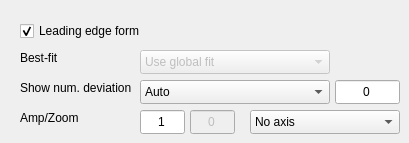
     <widget class="QWidget" name="leadingEdge">
      <attribute name="title">
       <string>Leading edge</string>
      </attribute>
      <widget class="QCheckBox" name="formLECheckBox">
       <property name="enabled">
        <bool>true</bool>
       </property>
       <property name="geometry">
        <rect>
         <x>20</x>
         <y>20</y>
         <width>191</width>
         <height>22</height>
        </rect>
       </property>
       <property name="text">
        <string>Leading edge form</string>
       </property>
       <property name="checked">
        <bool>true</bool>
       </property>
      </widget>
      <widget class="QLabel" name="bestFitLabel_2">
       <property name="geometry">
        <rect>
         <x>20</x>
         <y>50</y>
         <width>61</width>
         <height>16</height>
        </rect>
       </property>
       <property name="text">
        <string>Best-fit</string>
       </property>
      </widget>
      <widget class="QComboBox" name="bestFitComboBox_2">
       <property name="enabled">
        <bool>false</bool>
       </property>
       <property name="geometry">
        <rect>
         <x>140</x>
         <y>50</y>
         <width>190</width>
         <height>24</height>
        </rect>
       </property>
       <item>
        <property name="text">
         <string>Use global fit</string>
        </property>
       </item>
       <item>
        <property name="text">
         <string>Free fit (Form)</string>
        </property>
       </item>
       <item>
        <property name="text">
         <string>Translate fit (Form)</string>
        </property>
       </item>
       <item>
        <property name="text">
         <string>X only fit (Form)</string>
        </property>
       </item>
       <item>
        <property name="text">
         <string>Y only fit (Form)</string>
        </property>
       </item>
       <item>
        <property name="text">
         <string>Free fit (LSQ)</string>
        </property>
       </item>
       <item>
        <property name="text">
         <string>Translate fit (LSQ)</string>
        </property>
       </item>
       <item>
        <property name="text">
         <string>X only fit (LSQ)</string>
        </property>
       </item>
       <item>
        <property name="text">
         <string>Y only fit (LSQ)</string>
        </property>
       </item>
       <item>
        <property name="text">
         <string>No fit</string>
        </property>
       </item>
       <item>
        <property name="text">
         <string>CAV+Edge</string>
        </property>
       </item>
       <item>
        <property name="text">
         <string>Edge radius</string>
        </property>
       </item>
      </widget>
      <widget class="QLabel" name="scaleLabel_2">
       <property name="geometry">
        <rect>
         <x>20</x>
         <y>110</y>
         <width>121</width>
         <height>16</height>
        </rect>
       </property>
       <property name="text">
        <string>Amp/Zoom</string>
       </property>
      </widget>
      <widget class="QLineEdit" name="increaseLineEdit_2">
       <property name="enabled">
        <bool>false</bool>
       </property>
       <property name="geometry">
        <rect>
         <x>190</x>
         <y>110</y>
         <width>45</width>
         <height>24</height>
        </rect>
       </property>
       <property name="text">
        <string>0</string>
       </property>
       <property name="alignment">
        <set>Qt::AlignCenter</set>
       </property>
      </widget>
      <widget class="QLineEdit" name="scaleLineEdit_2">
       <property name="geometry">
        <rect>
         <x>140</x>
         <y>110</y>
         <width>45</width>
         <height>24</height>
        </rect>
       </property>
       <property name="text">
        <string>1</string>
       </property>
       <property name="alignment">
        <set>Qt::AlignCenter</set>
       </property>
      </widget>
      <widget class="QComboBox" name="axisComboBox_2">
       <property name="enabled">
        <bool>true</bool>
       </property>
       <property name="geometry">
        <rect>
         <x>250</x>
         <y>110</y>
         <width>150</width>
         <height>24</height>
        </rect>
       </property>
       <property name="currentIndex">
        <number>0</number>
       </property>
       <item>
        <property name="text">
         <string>No axis</string>
        </property>
       </item>
       <item>
        <property name="text">
         <string>Axis center</string>
        </property>
       </item>
       <item>
        <property name="text">
         <string>Axis left/down</string>
        </property>
       </item>
      </widget>
      <widget class="QLabel" name="showLabel_2">
       <property name="geometry">
        <rect>
         <x>20</x>
         <y>80</y>
         <width>121</width>
         <height>16</height>
        </rect>
       </property>
       <property name="text">
        <string>Show num. deviation</string>
       </property>
      </widget>
      <widget class="QComboBox" name="showComboBox_2">
       <property name="enabled">
        <bool>true</bool>
       </property>
       <property name="geometry">
        <rect>
         <x>140</x>
         <y>80</y>
         <width>190</width>
         <height>24</height>
        </rect>
       </property>
       <property name="currentIndex">
        <number>0</number>
       </property>
       <item>
        <property name="text">
         <string>Auto</string>
        </property>
       </item>
       <item>
        <property name="text">
         <string>From nominal</string>
        </property>
       </item>
       <item>
        <property name="text">
         <string>Set</string>
        </property>
       </item>
       <item>
        <property name="text">
         <string>On edge</string>
        </property>
       </item>
      </widget>
      <widget class="QLineEdit" name="valueOfSetLE">
       <property name="geometry">
        <rect>
         <x>335</x>
         <y>80</y>
         <width>65</width>
         <height>24</height>
        </rect>
       </property>
       <property name="text">
        <string>0</string>
       </property>
       <property name="alignment">
        <set>Qt::AlignCenter</set>
       </property>
      </widget>
     </widget>
